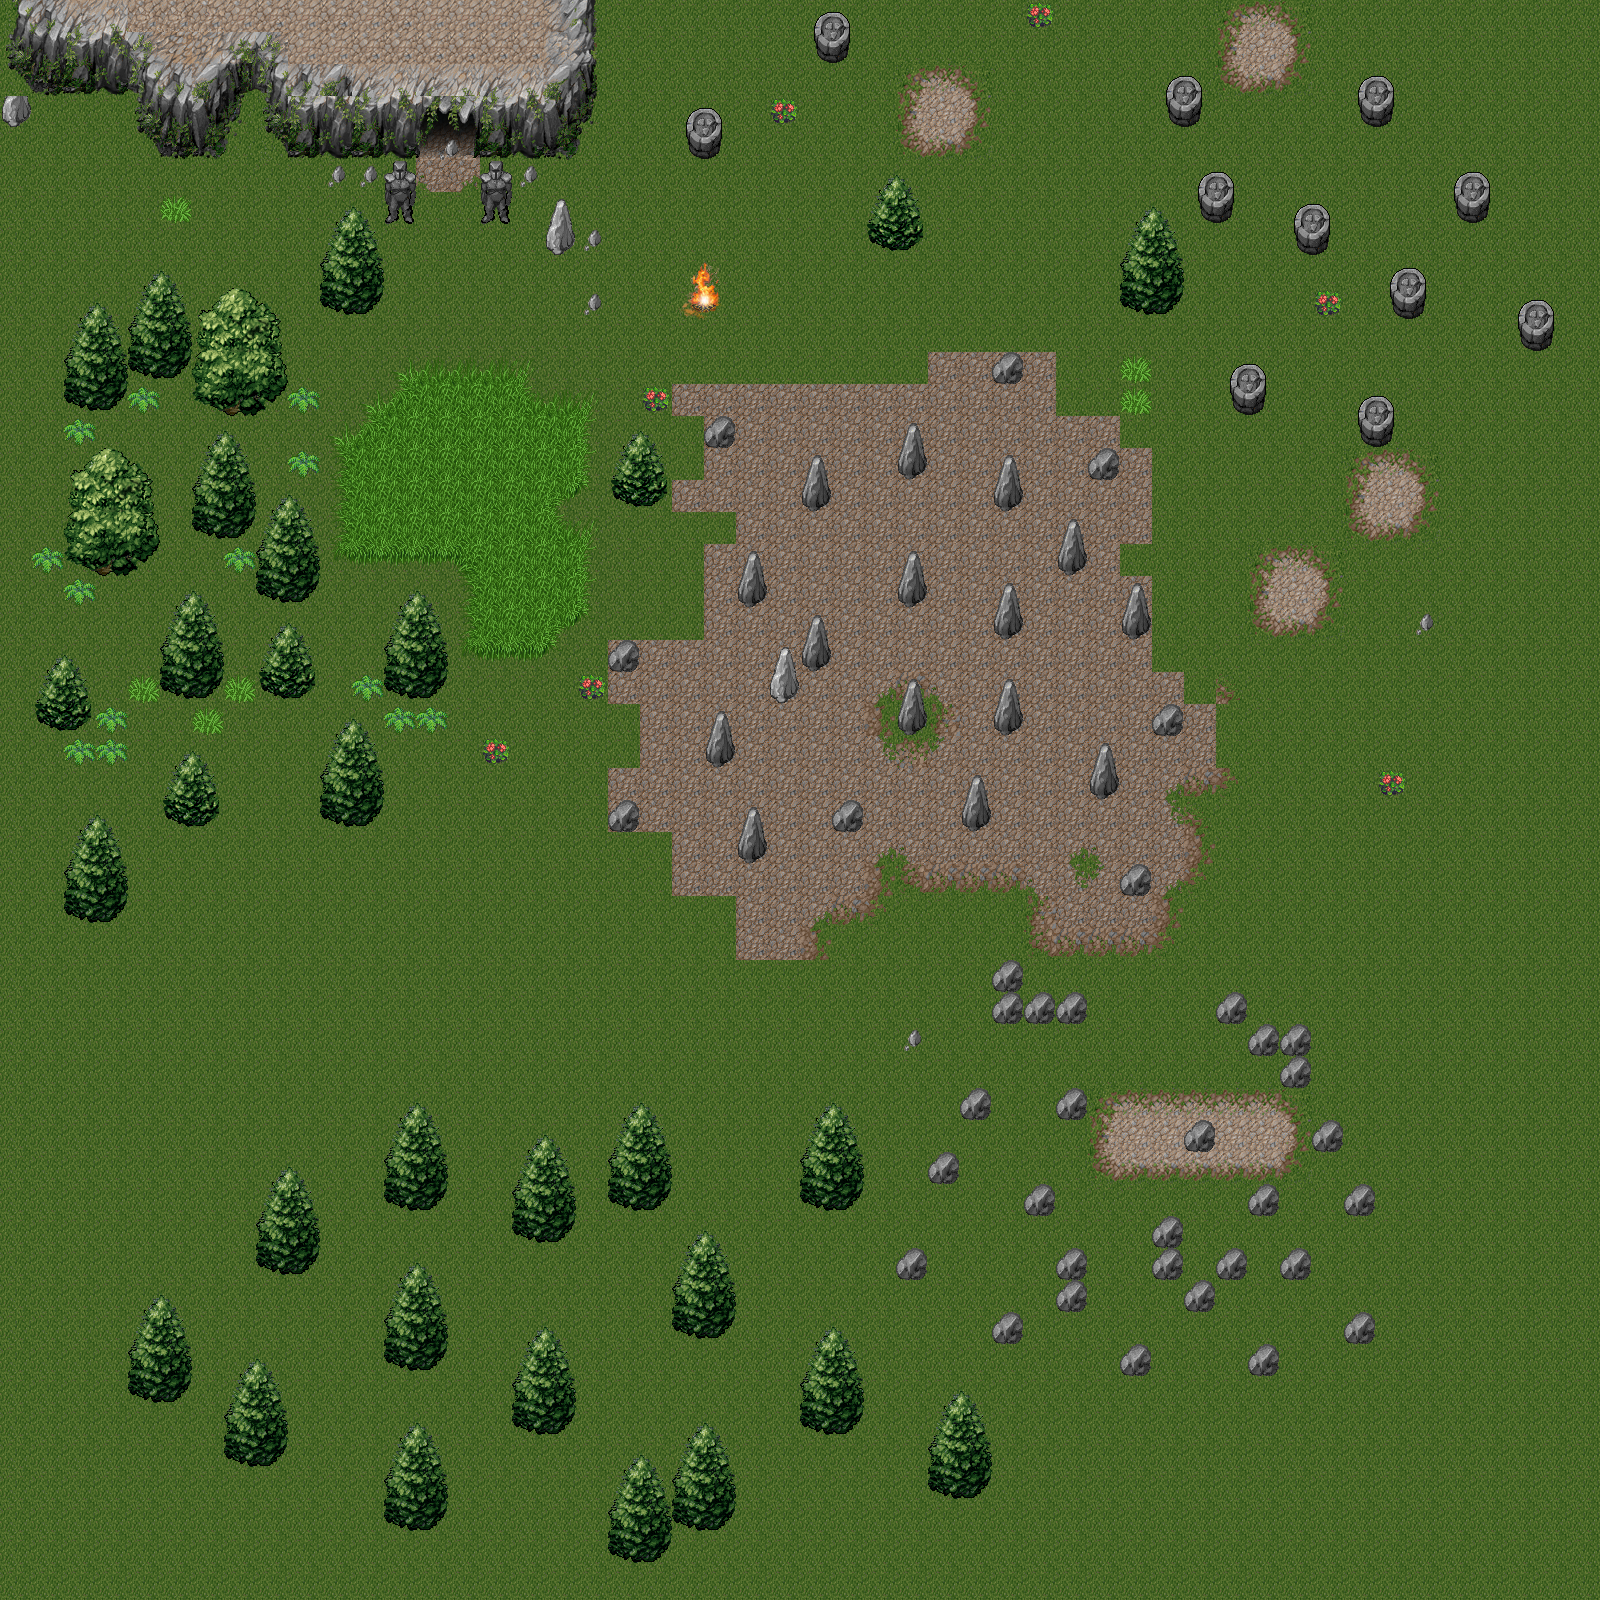

This game map was drawn from its Tiled (.tmx) file and the tilesets committed beside it. A one-line description and the trimmed map source follow:
An orthogonal 50x50 tile map with 32x32 px tiles, 3 tile layers (layer_0, layer_0_1, layer_1) and 5 objects (2x id:1, script, fire, portal).

<map version="1.0" orientation="orthogonal" width="50" height="50" tilewidth="32" tileheight="32">
 <properties>
  <property name="ambientSound" value="prontera_fields.mp3" />
  <property name="globalScripts" value="global" />
  <property name="isPVP" value="false" />
  <property name="mapDbName" value="testmap1" />
  <property name="spawn" value="1,poring,5,0-10" />
 </properties>
 <tileset firstgid="1" name="Berge" tilewidth="32" tileheight="32">
  <image source="tilemap1.png" width="512" height="512" />
  <tile id="236">
   <properties>
    <property name="bWalkable" value="false" />
   </properties>
  </tile>
  <tile id="238">
   <properties>
    <property name="bWalkable" value="false" />
   </properties>
  </tile>
  <tile id="249">
   <properties>
    <property name="bWalkable" value="false" />
   </properties>
  </tile>
  <tile id="250">
   <properties>
    <property name="bWalkable" value="false" />
   </properties>
  </tile>
  <tile id="251">
   <properties>
    <property name="bWalkable" value="false" />
   </properties>
  </tile>
  <tile id="252">
   <properties>
    <property name="bWalkable" value="false" />
   </properties>
  </tile>
  <tile id="253">
   <properties>
    <property name="bWalkable" value="false" />
   </properties>
  </tile>
  <tile id="254">
   <properties>
    <property name="bWalkable" value="false" />
   </properties>
  </tile>
  <tile id="255">
   <properties>
    <property name="bWalkable" value="false" />
   </properties>
  </tile>
 </tileset>
 <layer name="layer_0" width="50" height="50">
  <data>[2500 cells, 2500 non-empty, 26 distinct tile ids]</data>
 </layer>
 <layer name="layer_0_1" width="50" height="50">
  <data>[2500 cells, 102 non-empty, 19 distinct tile ids]</data>
 </layer>
 <layer name="layer_1" width="50" height="50">
  <properties>
   <property name="test" value="hallo123" />
  </properties>
  <data>[2500 cells, 467 non-empty, 90 distinct tile ids]</data>
 </layer>
 <objectgroup name="scripts" width="0" height="0">
  <object name="mapscript1" type="script" x="416" y="256" width="96" height="96" />
  <object name="fire" x="640" y="224" width="128" height="128">
   <properties>
    <property name="tickRate" value="1000" />
   </properties>
  </object>
 </objectgroup>
 <objectgroup color="#ff00ff" name="portals" width="0" height="0">
  <object name="test-zone1,10,10" type="portal" x="416" y="128" width="64" height="32" />
 </objectgroup>
 <objectgroup color="#00aa00" name="spawn" width="0" height="0">
  <object name="id:1" x="928" y="96" width="192" height="224" />
  <object name="id:1" x="1184" y="448" width="192" height="320" />
 </objectgroup>
</map>
